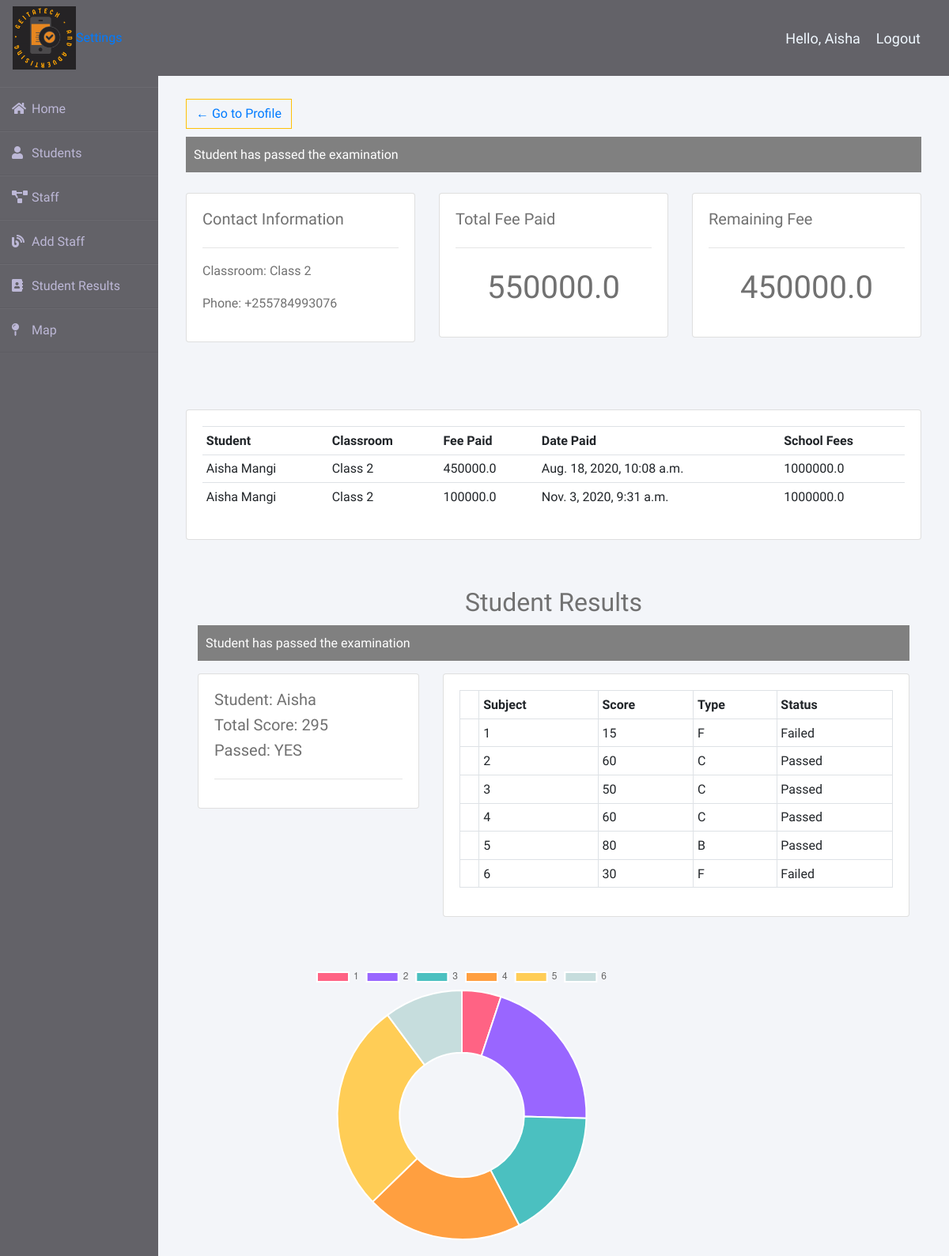
The page /user-page/ (signed in) on the database its author committed.
### website/models.py (models this page shows, shortened)
class Classroom(models.Model):
    CLASSES = (
        (None, 'Select Class'),
        ('Baby class', 'Baby class'),
        ('Class 1', 'class 1'),
        ('Class 2', 'class 2'),
        ('Class 3', 'class 3'),
        ('Class 4', 'class 4'),
        ('Class 5', 'class 5'),
        ('Class 6', 'class 6'),
        ('Class 7', 'class 7'),
    )
    name = models.CharField(max_length=40, choices=CLASSES, blank=True, null=True)
    def __str__(self):
        return str(self.name)

class Student(models.Model):
    GENDER =(
        (None, 'Choose gender'),
        ('Male', 'Male'),
        ('Female', 'Female'),
        )
    user = models.OneToOneField(User, null=True, blank=True, on_delete=models.CASCADE)
    name = models.CharField(max_length=200, null=True)
    classroom = models.ForeignKey('Classroom', on_delete=models.DO_NOTHING,null=True)
    phone_number = PhoneNumberField(null=True)
    gender = models.CharField(max_length=50, null=True, choices=GENDER)
    location = models.CharField(max_length=50, blank=True)
    profile_pic = models.ImageField(default='default.png',upload_to='profile_pics', null=True, blank=True)
    reports = models.FileField(upload_to='reports', null=True)
    results = models.FileField(upload_to='results', blank=True)
    publish_date = models.DateTimeField(auto_now_add=True)
    def __str__(self):
        return str(self.name)

class Fee(models.Model):
    student = models.ForeignKey(Student, on_delete=models.CASCADE, null=True,)
    classroom = models.ForeignKey(Classroom, on_delete=models.CASCADE, null=True)
    school_fees = models.FloatField(default=1000000)
    paid_fees = models.FloatField(null=False)
    remaining_fees = models.FloatField(blank=True)
    completed = models.BooleanField(null=False, default=False)
    publish_date = models.DateTimeField(auto_now_add=True)
    phase = models.ForeignKey(Phase, on_delete=models.CASCADE, null=True, blank=True)

class Result(models.Model):
    STATUS =(
        (None, 'Select status'),
        ('Pass', 'Pass'),
        ('Fail', 'Fail'),
        )
    SUBJECT=(
        (None, 'Select subjects'),
        ('English', 'English'),
        ('Mathematics', 'Mathematics'),
        ('Swahili', 'Swahili'),
        ('Science', 'Science'),
        ('Sports', 'Sports'),
    )
    student = models.ForeignKey(Student, on_delete=models.CASCADE, null=True,)
    classroom = models.ForeignKey(Classroom, on_delete=models.CASCADE, null=True)
    subject = models.CharField(max_length=50, blank=True, choices=SUBJECT, null=True)
    score = models.IntegerField(null=True, blank=True, default=0)
    language = models.CharField(max_length=50, blank=True)
    type = models.CharField(max_length=50, null=True)
    status = models.CharField(max_length=50, null=True, blank=True, choices=STATUS)
    publish_date = models.DateTimeField(auto_now_add=True)

### website/decorators.py (the view)
        def wrapper_func(request, *args, **kwargs):
            group = None
            if request.user.groups.exists():
                group = request.user.groups.all()[0].name
            if group in allowed_roles:
                return view_func(request, *args, **kwargs)
            else:
                return HttpResponse('You are not authorized to view this page')

### website/templates/website/user.html (shortened to what this page needs)
{% extends "website/main.html" %}
{% block content %}
<br>
<div class="container">
    <button class="btn btn-outline-warning text-white">
    <a href="{% url 'account' %}"> &#8592; Go to Profile</a>
    </button>
    {% for message in messages %}
    <p id="messages">{{message}}</p>
    {% endfor %}
<div class="row">
<div class="col-lg-4">
    <div class="card card-body">
        <h5>Contact Information</h5>
        <hr>
        <p>Classroom: {{classroom}}</p>
        <p>Phone: {{phone_number}}</p>
    </div>
</div>
<div class="col-lg-4">
    <div class="card card-body">
        <h5>Total Fee Paid</h5>
        <hr>
        <h1 style="text-align: center;padding: 10px">{{ paid_fees.total_paid_fees}}</h1>
    </div>
</div>
<div class="col-lg-4">
<div class="card card-body">
    <h5>Remaining Fee</h5>
    <hr>
    <h1 style="text-align: center;padding: 10px">{{ balance_fees }}</h1>
</div>
</div>
</div>
<br>
<div class="row">
<div class="col-md">
    <div class="card card-body">
        <table class="table table-sm">
            <tr>
                <th>Student</th>
                <th>Classroom</th>
                <th>Fee Paid</th>
                <th>Date Paid</th>
                <th>School Fees</th>
            </tr>
            {% for fee in fees %}
            <tr>
                <td>{{fee.student}}</td>
                <td>{{fee.classroom}}</td>
                <td>{{fee.paid_fees}}</td>
                <td>{{fee.publish_date}}</td>
                <td>{{fee.school_fees}}</td>
            </tr>
            {% endfor %}
        </table>
    </div>
</div>
</div>
<h2 style="text-align: center;">Student Results</h2>
<div class="container">
	{% for message in messages %}
	<p id="messages">{{message}}</p>
	{% endfor %}
<div class="row">
	<div class="col-md-4">
		<div class="card card-body">
			<h5>Student: <span>{{user.username}}</span></h5>
			<h5>Total Score: <span>{{total_score}}</span></h5>
			<h5>Passed: <span>{{status}}</span></h5>
			<hr>
		</div>
	</div>
<br>
	<div class="col-md-8">
		<div class="card card-body">
			<table class="table table-sm table-stripped table-bordered">
				<tr>
					<th></th>
					<th>Subject</th>
					<th>Score</th>
					<th>Type</th>
					<th>Status</th>
				</tr>
				{% for result in results %}
				<tr>
					<td></td>
					<td>{{result.subject}}</td>
					<td>{{result.score}}</td>
					<td>{{result.type}}</td>
					<td>{{result.status}}</td>
				</tr>
				{% endfor %}
			</table>
		</div>
	</div>
	</div>
</div>
	<div style="width: 75%;">
		<canvas id="pie-chart"></canvas>
	  </div>
	  <script>
		var config = {
		  type: 'doughnut',
		  data: {
			datasets: [{
			  data: {{ data|safe }},
			  backgroundColor: [
				'#FF6384', '#9966FF', '#4BC0C0', '#FF9F40', '#FFCD56', '#C6DDDD'
			  ],
			  label: 'Population'
			}],
			labels: {{ labels|safe }}
		  },
		  options: {
			responsive: true
		  }
		};
		window.onload = function() {
		  var ctx = document.getElementById('pie-chart').getContext('2d');
		  window.myPie = new Chart(ctx, config);
		};
	  </script>
{% endblock %}

### website/templates/website/main.html (shortened to what this page needs)
{% load static %}
<!DOCTYPE html>
<html lang="en">
<head>
    <link rel="stylesheet" href="https://stackpath.bootstrapcdn.com/bootstrap/4.5.2/css/bootstrap.min.css">
    <link rel="stylesheet" href="{% static 'website/main.css' %}">
    <link rel="stylesheet" href="{% static 'website/main.js' %}">
    <link rel="stylesheet" href="https://use.fontawesome.com/releases/v5.8.1/css/all.css">
</head>
<body>
<div class="wrapper">
    <div class="sidebar">
        <div class="toggle-btn" onclick="toggleSidebar()">
        <ul>
            <li><a href="{% url 'home' %}"><i class="fas fa-home"></i>Home</a></li>
            <li><a href="{% url 'students' %}"><i class="fas fa-user"></i>Students</a></li>
            <li><a href="{% url 'teachers' %}"><i class="fas fa-project-diagram"></i>Staff</a></li>
            <li><a href="{% url 'staff' %}"><i class="fas fa-blog"></i>Add Staff</a></li>
            <li><a href="#"><i class="fas fa-address-book"></i>Student Results</a></li>
            <li><a href="#"><i class="fas fa-map-pin"></i>Map</a></li>
        </ul>
    </div>
    </div>
    <div class="main_content">
        {% load static %}
<nav class="navbar navbar-expand-lg fixed-top">
    <div class="logo">
        <a href="{% url 'home' %}">
          <img class="circular" src="/media/profile_pics/mylogo.gif" width="80" height="80">
        </a>
      </div>
    <div class="collapse navbar-collapse" id="navbarNav">
      <ul class="navbar-nav">
        {% if request.user.is_staff %}
        <li class="nav-item active">
          <a class="nav-link text-white" href="#">Home</a>
        </li>
        <br>
        {% else %}
        <li id="nav-item">
          <a id="nav-link text-white" href="{% url 'account' %}">Settings</a>
        </li>
        {% endif %}
      </ul>
    </div>
    <span class='hello-msg'>Hello, {{request.user}}</span>
    <span><a class="hello-msg" href="{% url 'logout' %}"">Logout</a></span>
  </nav>
        <div class="info">
          {% block content %}{% endblock %}
      </div>
    </div>
</div>
</body>
</html>

### website/static/website/main.css (style rules this page uses)
* { margin: 0; padding: 0; box-sizing: border-box; list-style: none; text-decoration: none; font-family: 'Josefin Sans', sans-serif; }
body { background-color: #f3f5f9; margin-top: 5rem; }
.wrapper { display: flex; position: relative; }
.wrapper .sidebar { width: 200px; height: 100%; background: #636268; padding: 30px 0px; position: fixed; }
.wrapper .sidebar ul li { padding: 15px; border-bottom: 1px solid #bdb8d7; border-bottom: 1px solid rgba(0,0,0,0.05); border-top: 1px solid rgba(255,255,255,0.05); }
.wrapper .sidebar ul li a { color: #bdb8d7; display: block; }
.wrapper .sidebar ul li a .fas { width: 25px; }
.wrapper .main_content { width: 100%; margin-left: 200px; }
.wrapper .main_content .info { margin: 20px; color: #717171; line-height: 25px; }
.wrapper .main_content .info div { margin-bottom: 20px; }
.navbar { background-color: #636268; color: white; }
#messages { background-color: grey; color: #fff; padding: 10px; margin-top: 10px; }
.col-lg-4, .col-lg-6, .col-lg-8, .col-lg-12 { margin-top: 10px; }
.btn { border-radius: 0; }

### website/templates/website/main.html (style rules this page uses)
.hello-msg { color: aliceblue; font-size: 18px; margin-right: 20px; }

### rows shown on the page
Classroom: name "Class 2"
Student: phone_number "+255784993076"
Fee: student "Aisha Mangi", classroom "Class 2", paid_fees "450000.0", publish_date "Aug. 18, 2020, 10:08 a.m.", school_fees "1000000.0"
Fee: student "Aisha Mangi", classroom "Class 2", paid_fees "100000.0", publish_date "Nov. 3, 2020, 9:31 a.m.", school_fees "1000000.0"
Result: subject "1", score "15", type "F", status "Failed"
Result: subject "2", score "60", type "C", status "Passed"
Result: subject "3", score "50", type "C", status "Passed"
Result: subject "4", score "60", type "C", status "Passed"
Result: subject "5", score "80", type "B", status "Passed"
Result: subject "6", score "30", type "F", status "Failed"

### other values the page prints
{{ request.user }} "Aisha"
{{ message }} "Student has passed the examination"
{{ paid_fees.total_paid_fees }} "550000.0"
{{ balance_fees }} "450000.0"
{{ user.username }} "Aisha"
{{ total_score }} "295"
{{ status }} "YES"
chart data {{ data|safe }} [15, 60, 50, 60, 80, 30]
chart data {{ labels|safe }} ['1', '2', '3', '4', '5', '6']
